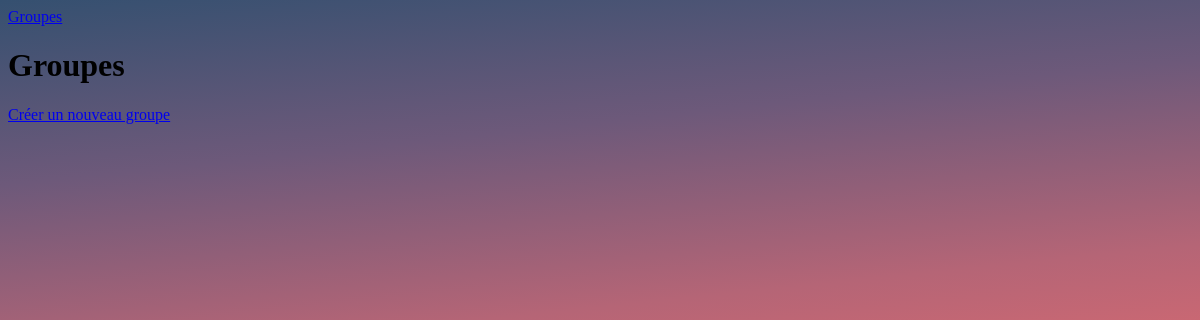
The app's page /bands/, older data.
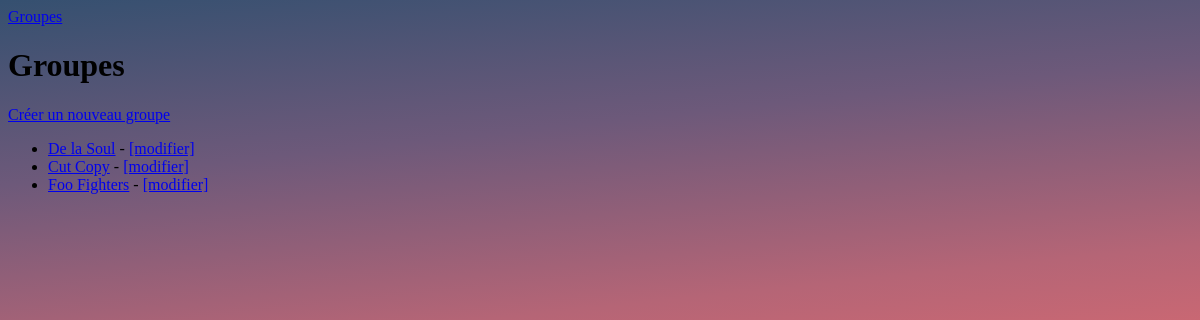
The same page, newer data.
### listings/models.py (models this page shows, shortened)
class Band(models.Model):
    class Genre(models.TextChoices):
        HIP_HOP = 'HH'
        SYNTH_POP = 'SP'
        ALTERNATIVE_ROCK= 'AR'
    name = models.fields.CharField(max_length=100)
    genre = models.fields.CharField(choices=Genre.choices, max_length=5)
    biography = models.fields.CharField(max_length=1000)
    year_formed = models.fields.IntegerField(
    validators=[MinValueValidator(1900), MaxValueValidator(2021)]
    )
    active = models.fields.BooleanField(default=True)
    official_homepage = models.fields.URLField(null=True, blank=True)

### listings/views.py (the view)
# urls.py: path('bands/', views.band_list, name='band-list'),
def band_list(request):  # renommer la fonction de vue
   bands = Band.objects.all()
   return render(request,'listings/band_list.html',  # pointe vers le nouveau nom de modèle
           {'bands': bands})

### listings/templates/listings/band_list.html
{% extends 'listings/base.html' %}
{% block content %}
<h1>Groupes</h1>
<a href="{% url 'band-create' %}">Créer un nouveau groupe</a>
<ul>
    {% for band in bands %}
    <li>
        <a href="{% url 'band-detail' band.id %}">{{ band.name }}</a>
        - <a href="{% url 'band-update' band.id %}">[modifier]</a>
    </li>
    {% endfor %}
</ul>
{% endblock %}

Row changes from the older to the newer data that the page shows:
added Band: name "De la Soul"
added Band: name "Cut Copy"
added Band: name "Foo Fighters"
